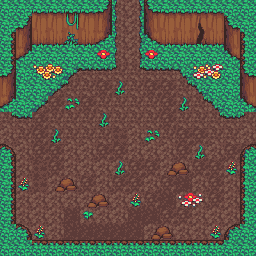

Tiled map render using the project's own tile images. Description and the whole map definition, tile-layer contents included, below:
An orthogonal 16x16 tile map with 16x16 px tiles, 4 tile layers (Base, Detalhes do Chão, TemplateParedes, Paredes) and 17 objects (17x Wall).

<map version="1.5" tiledversion="1.6.0" orientation="orthogonal" renderorder="right-down" width="16" height="16" tilewidth="16" tileheight="16" infinite="0" nextlayerid="7" nextobjectid="23">
 <tileset firstgid="1" source="texture/Jungle_Tileset.tsx" />
 <layer id="1" name="Base" width="16" height="16">
  <data encoding="csv">
46,46,46,46,184,46,46,46,46,46,46,46,46,46,46,46,
46,46,46,46,206,46,46,46,46,46,46,46,46,46,46,46,
46,46,46,46,228,24,46,46,46,46,46,46,46,46,46,46,
46,46,24,24,24,24,24,61,63,24,24,24,24,24,46,46,
46,24,24,24,39,40,40,65,64,40,40,41,24,24,24,46,
46,24,24,39,65,62,62,62,62,62,62,64,41,24,24,46,
46,24,39,65,62,62,62,62,62,62,62,62,64,41,24,46,
64,40,65,62,62,62,62,62,62,62,62,62,62,64,40,65,
46,62,62,62,62,62,62,46,46,62,62,62,62,62,62,46,
46,46,46,46,46,46,46,46,46,46,46,46,46,46,46,46,
46,46,46,46,46,46,46,46,46,46,46,46,46,46,46,46,
46,46,46,46,46,46,46,46,46,46,46,46,46,46,46,46,
46,46,46,46,46,46,46,46,46,46,46,46,46,46,46,46,
46,46,46,46,46,46,46,46,46,46,46,46,46,46,46,46,
46,46,46,46,46,46,46,46,46,46,46,46,46,46,46,46,
46,46,46,46,46,46,46,46,46,46,46,46,46,46,46,46
</data>
 </layer>
 <layer id="2" name="Detalhes do Chão" width="16" height="16">
  <data encoding="csv">
0,0,0,184,184,0,0,0,0,0,0,0,0,0,0,0,
0,0,0,206,206,0,0,0,0,0,0,0,0,0,0,0,
0,0,0,228,228,0,0,0,0,0,0,0,0,0,0,0,
0,24,24,24,24,24,71,61,0,71,24,24,24,24,0,0,
0,24,92,93,0,0,0,0,0,0,0,0,94,95,24,0,
0,24,0,0,0,0,48,117,0,48,48,0,0,24,24,0,
0,24,0,48,73,48,0,0,0,0,48,117,0,0,0,0,
0,0,48,0,0,0,117,0,0,0,48,0,0,0,0,0,
0,0,48,117,0,0,0,49,0,73,0,48,48,0,0,0,
0,0,48,48,0,0,48,48,0,0,0,48,117,0,48,48,
0,0,49,48,0,0,0,117,48,48,137,138,48,48,119,0,
0,119,49,137,138,48,0,48,48,0,48,50,0,48,0,0,
0,0,0,0,0,137,138,0,119,48,50,96,97,48,0,0,
0,0,0,0,50,74,0,0,50,50,48,48,0,0,0,0,
0,0,119,0,50,50,50,50,50,137,138,0,0,119,0,0,
0,0,0,0,0,0,0,0,0,0,0,0,0,0,0,0
</data>
 </layer>
 <layer id="3" name="TemplateParedes" width="16" height="16" locked="1">
  <data encoding="csv">
24,24,223,223,223,223,224,61,63,222,223,223,223,223,24,24,
24,224,245,245,245,245,246,61,63,244,245,245,245,245,222,24,
202,246,267,267,267,267,268,61,63,266,267,267,267,267,244,200,
202,268,0,0,0,0,0,0,0,0,0,0,0,0,266,200,
224,0,0,0,0,0,0,0,0,0,0,0,0,0,0,222,
246,0,0,0,0,0,0,0,0,0,0,0,0,0,0,244,
268,0,0,0,0,0,0,0,0,0,0,0,0,0,0,266,
0,0,0,0,0,0,0,0,0,0,0,0,0,0,0,0,
0,0,0,0,0,0,0,0,0,0,0,0,0,0,0,0,
180,0,0,0,0,0,0,0,0,0,0,0,0,0,0,178,
202,0,0,0,0,0,0,0,0,0,0,0,0,0,0,200,
202,0,0,0,0,0,0,0,0,0,0,0,0,0,0,200,
202,0,0,0,0,0,0,0,0,0,0,0,0,0,0,200,
202,0,0,0,0,0,0,0,0,0,0,0,0,0,0,200,
24,180,0,0,0,0,0,0,0,0,0,0,0,0,178,24,
24,24,179,179,179,179,180,0,0,178,179,179,179,179,24,24
</data>
 </layer>
 <layer id="5" name="Paredes" width="16" height="16">
  <data encoding="csv">
24,0,0,0,184,0,0,0,0,0,0,0,0,0,0,0,
24,0,0,0,206,0,0,0,0,0,0,0,288,0,0,0,
0,0,0,0,228,0,0,0,0,0,0,0,310,0,0,0,
0,0,0,0,0,0,0,0,0,0,0,0,0,0,0,0,
0,0,0,0,0,0,0,0,0,0,0,0,0,0,0,0,
0,0,0,0,0,0,0,0,0,0,0,0,0,0,0,0,
0,0,0,0,0,0,0,0,0,0,0,0,0,0,0,0,
0,0,0,0,0,0,0,0,0,0,0,0,0,0,0,0,
0,0,0,0,0,0,0,0,0,0,0,0,0,0,0,0,
0,0,0,0,0,0,0,0,0,0,0,0,0,0,0,0,
0,0,0,0,0,0,0,0,0,0,0,0,0,0,0,0,
0,0,0,0,0,0,0,0,0,0,0,0,0,0,0,0,
0,0,0,0,0,0,0,0,0,0,0,0,0,0,0,0,
0,0,0,0,0,0,0,0,0,0,0,0,0,0,0,0,
0,0,0,0,0,0,0,0,0,0,0,0,0,0,0,0,
24,0,0,0,0,0,179,179,179,179,0,0,0,0,0,24
</data>
 </layer>
 <objectgroup id="6" name="Obstacles">
  <object id="1" name="Wall" x="0" y="0" width="112" height="28" />
  <object id="2" name="Wall" x="144" y="0" width="112" height="28" />
  <object id="3" name="Wall" x="0" y="244" width="108" height="12" />
  <object id="4" name="Wall" x="148" y="244" width="108" height="12" />
  <object id="9" name="Wall" x="244" y="152" width="12" height="92" />
  <object id="10" name="Wall" x="0" y="152" width="12" height="92" />
  <object id="11" name="Wall" x="228" y="228" width="16" height="16" />
  <object id="12" name="Wall" x="0" y="28" width="12" height="68" />
  <object id="13" name="Wall" x="244" y="28" width="12" height="68" />
  <object id="14" name="Wall" x="12" y="228" width="16" height="16" />
  <object id="15" name="Wall" x="12" y="28" width="20" height="16" />
  <object id="16" name="Wall" x="224" y="28" width="20" height="16" />
  <object id="17" name="Wall" x="108" y="244" width="40" height="12" />
  <object id="18" name="Wall" x="168" y="164" width="20" height="4" />
  <object id="20" name="Wall" x="56" y="180" width="20" height="4" />
  <object id="21" name="Wall" x="88" y="196" width="20" height="4" />
  <object id="22" name="Wall" x="152" y="228" width="20" height="4" />
 </objectgroup>
</map>
